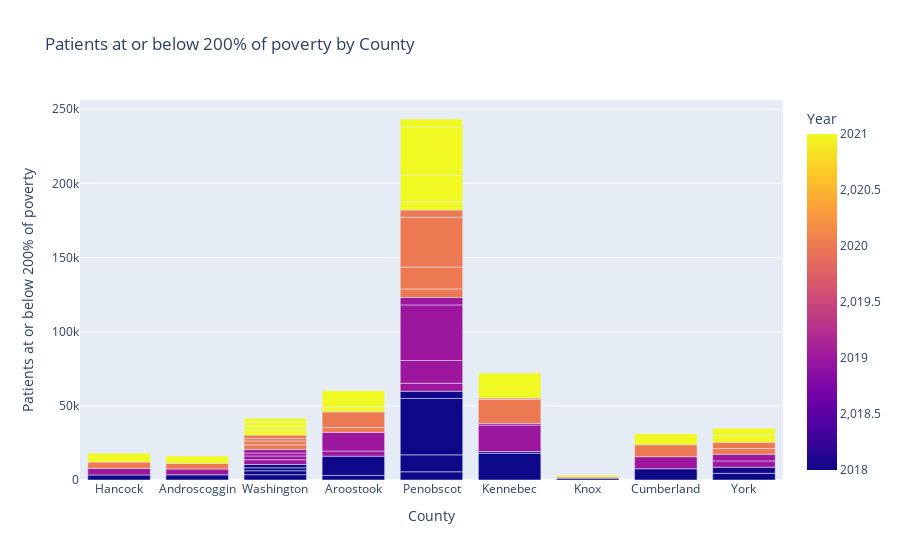

Write notebook code for a chart like this one.
### Code cell
import pandas as pd
import matplotlib.pyplot as plt
import plotly.express as px
# Bar chart with day against tip
fig = px.bar(dep_var, x="County", y="Patients at or below 200% of poverty", color="Year",
                                    title="Patients at or below 200% of poverty by County")
fig.show()

### Figure 1 — Plotly figure (JSON) as saved in the notebook; plotly's stock layout.template omitted (floating-point values rounded to 4 significant figures)
{"data": [{"alignmentgroup": "True", "hovertemplate": "County=%{x}<br>Patients at or below 200% of poverty=%{y}<br>Year=%{marker.color}<extra></extra>", "legendgroup": "", "marker": {"color": [2018, 2018, 2018, 2018, 2018, 2018, 2018, 2018, 2018, 2018, 2018, 2018, 2018, 2018, 2018, 2018, 2018, 2018, 2019, 2019, 2019, 2019, 2019, 2019, 2019, 2019, 2019, 2019, 2019, 2019, 2019, 2019, 2019, 2019, 2019, 2020, 2020, 2020, 2020, 2020, 2020, 2020, 2020, 2020, 2020, 2020, 2020, 2020, 2020, 2020, 2020, 2020, 2020, 2021, 2021, 2021, 2021, 2021, 2021, 2021, 2021, 2021, 2021, 2021, 2021, 2021, 2021, 2021, 2021, 2021, 2021], "coloraxis": "coloraxis", "pattern": {"shape": ""}}, "name": "", "offsetgroup": "", "orientation": "v", "showlegend": false, "textposition": "auto", "type": "bar", "x": ["Hancock", "Androscoggin", "Washington", "Aroostook", "Washington", "Penobscot", "Kennebec", "Knox", "Penobscot", "Kennebec", "Penobscot", "Aroostook", "Cumberland", "Washington", "York", "Penobscot", "Washington", "York", "Hancock", "Androscoggin", "Washington", "Aroostook", "Washington", "Penobscot", "Kennebec", "Penobscot", "Kennebec", "Penobscot", "Aroostook", "Cumberland", "Washington", "York", "Penobscot", "Washington", "York", "Hancock", "Androscoggin", "Washington", "Aroostook", "Washington", "Penobscot", "Kennebec", "Knox", "Penobscot", "Kennebec", "Penobscot", "Aroostook", "Cumberland", "Washington", "York", "Penobscot", "Washington", "York", "Hancock", "Androscoggin", "Washington", "Aroostook", "Washington", "Penobscot", "Kennebec", "Knox", "Penobscot", "Kennebec", "Penobscot", "Aroostook", "Cumberland", "Washington", "York", "Penobscot", "Washington", "York"], "xaxis": "x", "y": [3390, 3493, 3595, 3104, 2651, 5549, 18053, 1219, 11433, 1168, 38011, 12979, 7570, 1984, 4513, 4869, 2228, 4118, 4431, 3901, 3224, 3479, 2529, 5371, 17788, 15360, 1189, 37476, 12567, 8187, 1952, 4237, 4984, 2381, 4520, 4299, 3834, 3171, 3266, 2545, 5811, 16193, 833, 14739, 919, 33614, 10570, 8030, 1738, 3793, 4871, 2282, 4300, 5974, 4936, 3413, 3423, 2616, 5507, 16477, 1223, 17786, 809, 32661, 10831, 7469, 2715, 4469, 5411, 2551, 4984], "yaxis": "y"}], "layout": {"barmode": "relative", "coloraxis": {"colorbar": {"title": {"text": "Year"}}, "colorscale": [[0, "#0d0887"], [0.1111, "#46039f"], [0.2222, "#7201a8"], [0.3333, "#9c179e"], [0.4444, "#bd3786"], [0.5556, "#d8576b"], [0.6667, "#ed7953"], [0.7778, "#fb9f3a"], [0.8889, "#fdca26"], [1, "#f0f921"]]}, "legend": {"tracegroupgap": 0}, "title": {"text": "Patients at or below 200% of poverty by County"}, "xaxis": {"anchor": "y", "domain": [0, 1], "title": {"text": "County"}}, "yaxis": {"anchor": "x", "domain": [0, 1], "title": {"text": "Patients at or below 200% of poverty"}}}}
